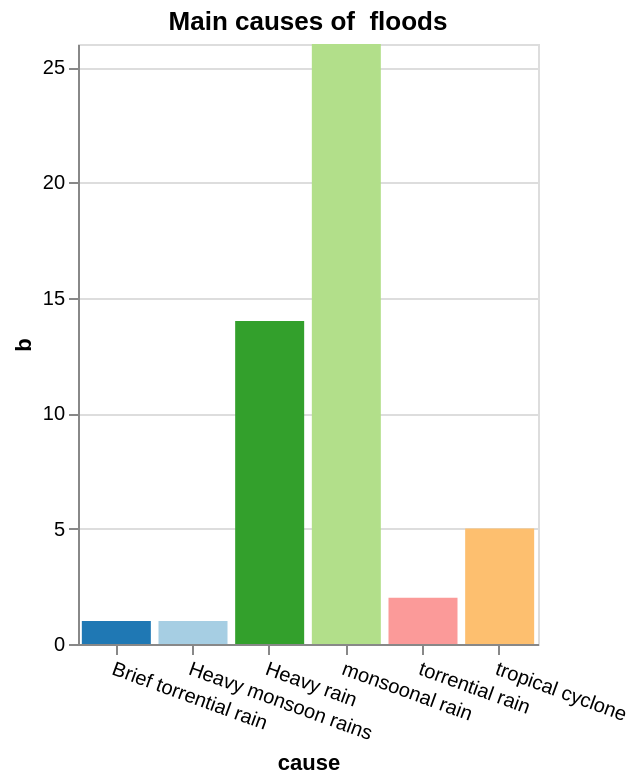

Express this chart as Vega-Lite.
### Vega-Lite specification from a JSON file in a GitHub repository (floating-point values rounded to 4 significant figures)
{"$schema": "https://vega.github.io/schema/vega-lite/v4.json", "width": 230, "height": 300, "title": "Main causes of  floods", "description": "A simple bar chart with embedded data.", "data": {"values": [{"cause": "Heavy monsoon rains", "b": 1, "color": "#a6cee3"}, {"cause": "Brief torrential rain", "b": 1, "color": "#1f78b4"}, {"cause": "torrential rain", "b": 2, "color": "#fb9a99"}, {"cause": "Heavy rain", "b": 14, "color": "#33a02c"}, {"cause": "monsoonal rain", "b": 26, "color": "#b2df8a "}, {"cause": "tropical cyclone", "b": 5, "color": "#fdbf6f"}]}, "mark": "bar", "encoding": {"x": {"field": "cause", "type": "nominal", "axis": {"labelAngle": 20}}, "y": {"field": "b", "type": "quantitative"}, "color": {"field": "color", "type": "nominal", "scale": null}}}
